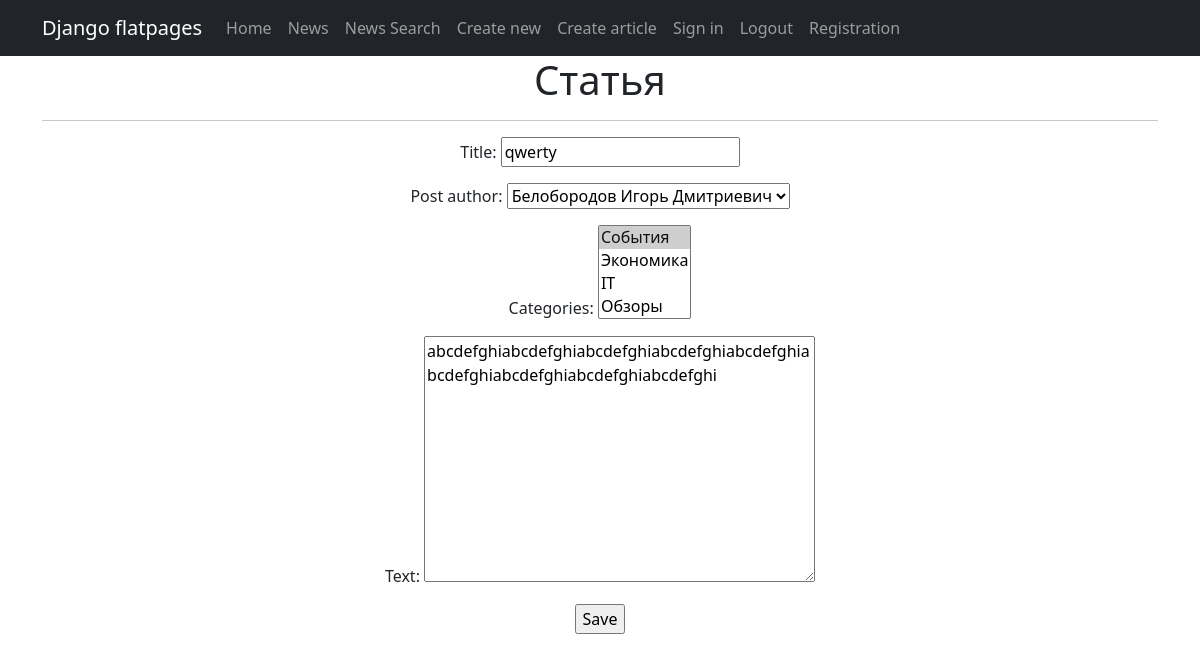
Page /news/article/38/update (signed in) on the earlier database version.
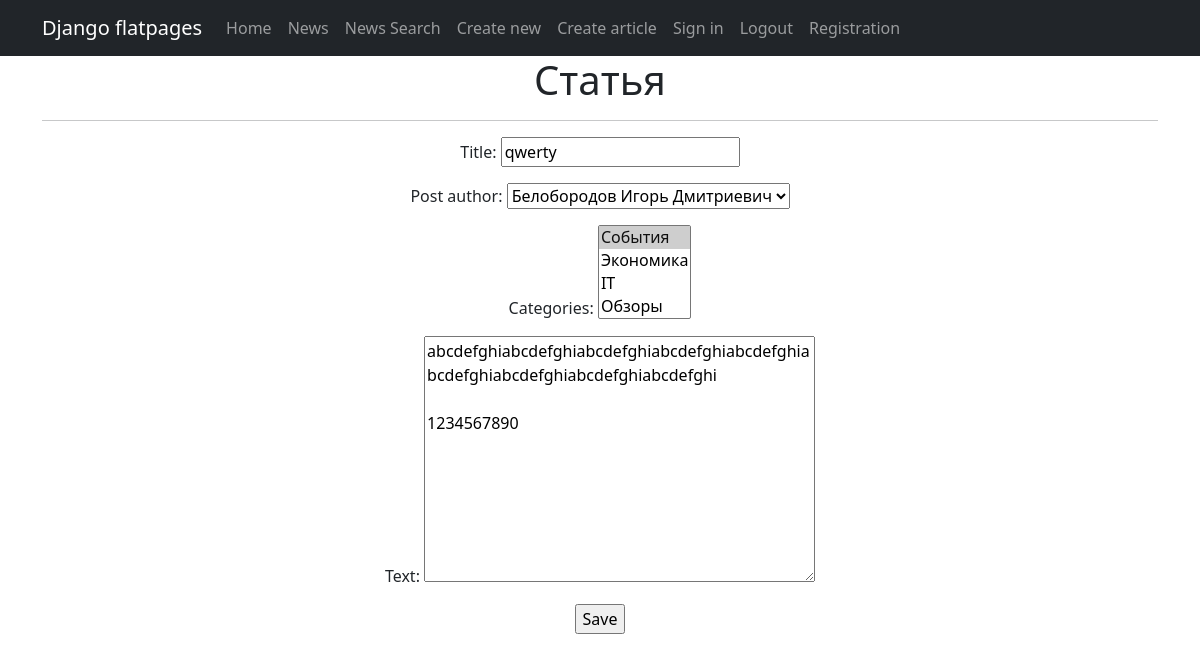
Same page on the later database version.
### news/models.py (models this page shows, shortened)
class Post(models.Model):
    objects = None
    article = 'AR'
    news = 'NE'
    types = [
        (news, 'Новость'),
        (article, 'Статья')
    ]
    post_author = models.ForeignKey(Author, on_delete=models.CASCADE)
    type = models.CharField(max_length=100, choices=types)
    post_time = models.DateTimeField(default=django.utils.timezone.now)
    categories = models.ManyToManyField(Category, through="PostCategory")
    title = models.CharField(max_length=255, null=False)
    text = models.TextField()
    rating = models.IntegerField(default=0)

### news/views.py (the view)
# urls.py: path('article/<int:pk>/update', ArticleUpdate.as_view(), name='article_update'),
class ArticleUpdate(LoginRequiredMixin, PermissionRequiredMixin, UpdateView):
    form_class = PostForm
    model = Post
    template_name = 'article_create.html'
    permission_required = 'news.change_post'
    success_url = reverse_lazy('news_search')
    logger.info('Страница обновление статьи загружена!')

### news/forms.py (shortened to what this page needs)
class PostForm(forms.ModelForm):
    class Meta:
        model = Post
        fields = [
            'title',
            'post_author',
            'categories',
            'text',
        ]

### news/models.py (called while the page is built)
    def __str__(self):
        return self.user.username

    def __str__(self):
        return self.category

### templates/article_create.html (shortened to what this page needs)
{% extends 'flatpages/default.html' %}
{% block content %}
<h1>Статья</h1>
<hr>
<form action="" method="post">
    {{ form.as_p }}
    <input type="submit" value="Save" />
</form>
{% endblock content %}

Differences in the rows shown:
changed Post "qwerty": text "abcdefghiabcdefghiabcdefghiabcdefghiabcdefghiabcdefghiabcdefghiabcdefghiabcdefghi" → "abcdefghiabcdefghiabcdefghiabcdefghiabcdefghiabcdefghiabcdefghiabcdefghiabcdefghi 1234567890"
